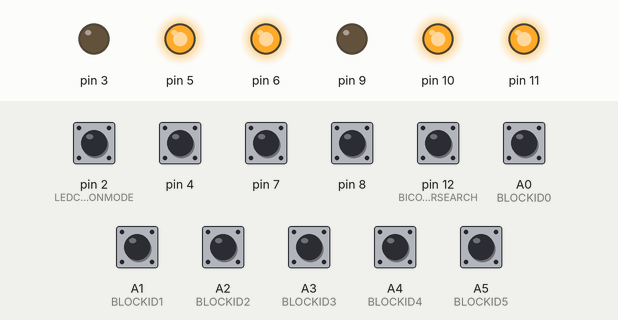
This sketch was run on a simulated Arduino Uno, built with avr-gcc and run on an emulated ATmega328P. Parts: output pins drawn as LEDs (lit = HIGH). The test bench sets the inputs (shaded band); at power-on: A0 (BLOCKID0), A1 (BLOCKID1), A2 (BLOCKID2), A3 (BLOCKID3), A4 (BLOCKID4), A5 (BLOCKID5), pin 2 (LEDCOMMONMODE), pin 4, pin 7, pin 8, pin 12 (BICOLORSEARCH) HIGH. What the sketch prints to the serial monitor is not drawn.

Above: at 1.2 s.
1.3 s: pin 4 pulled LOW for 0.15 s
At 1.43 s:
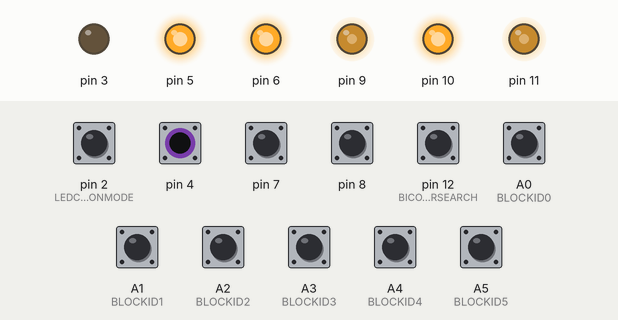
3.0 s: pin 7 pulled LOW for 0.15 s
At 3.13 s:
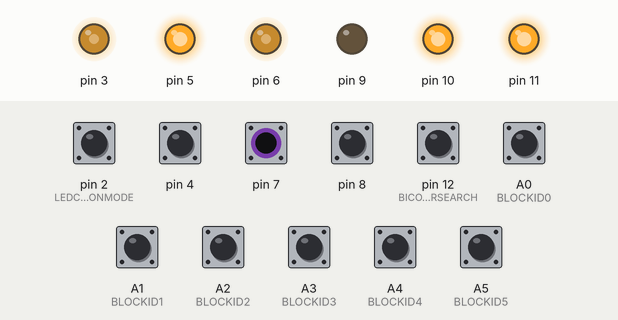
4.7 s: pin 8 pulled LOW for 0.15 s
At 4.82 s:
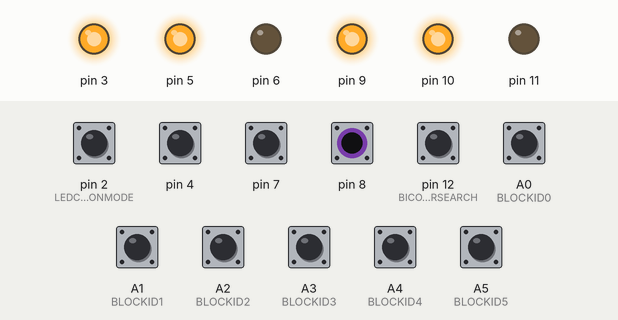
6.4 s: pin 4 pulled LOW for 1 s
At 7.9 s:
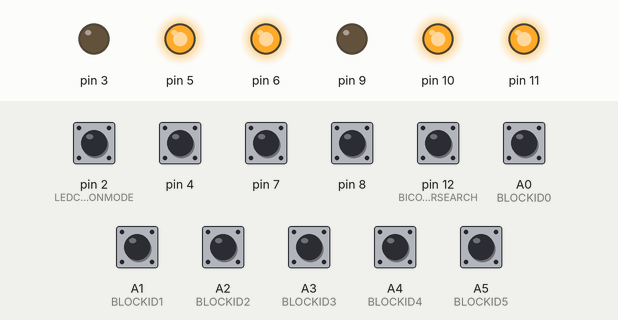
8.9 s: pin 4 pulled LOW for 3.2 s
At 10.2 s:
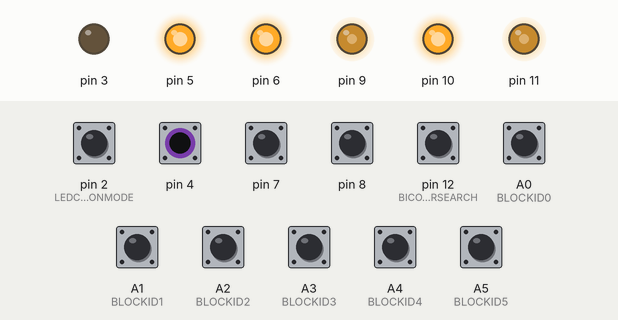
13.6 s: pin 7 pulled LOW for 3.2 s
At 15.1 s:
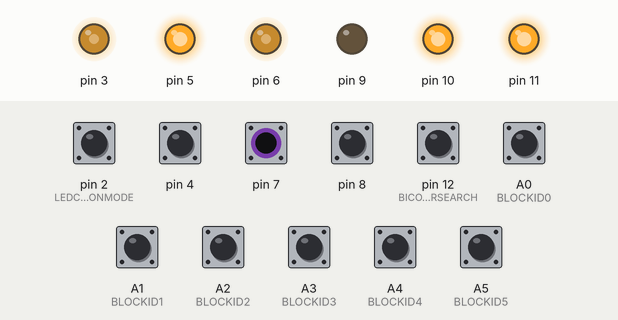
Timing chart, 0 to 18.3 s (numbered marks = the images above; inputs shaded):
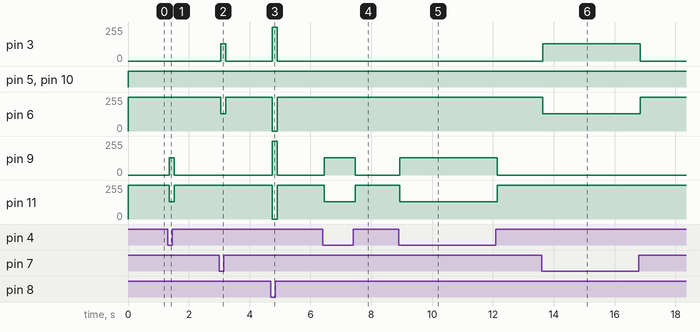

Measured:
- after the input at 1.3 s, pin 9: 0/255 → 128/255 after 0.06 s, → 0/255 0.16 s later; pin 11: 255/255 → 129/255 after 0.06 s, → 255/255 0.16 s later
- after the input at 3.0 s, pin 3: 0/255 → 128/255 after 0.06 s, → 0/255 0.15 s later; pin 6: 255/255 → 129/255 after 0.06 s, → 255/255 0.15 s later
- after the input at 4.7 s, pin 3, pin 9: 0/255 → 255/255 after 0.05 s, → 0/255 0.16 s later; pin 6, pin 11: 255/255 → 0/255 after 0.05 s, → 255/255 0.16 s later
- after the input at 6.4 s, pin 9: 0/255 → 128/255 after 0.05 s, → 0/255 1.0 s later; pin 11: 255/255 → 129/255 after 0.05 s, → 255/255 1.0 s later
- after the input at 8.9 s, pin 9: 0/255 → 128/255 at once, → 0/255 3.2 s later; pin 11: 255/255 → 129/255 at once, → 255/255 3.2 s later
- after the input at 13.6 s, pin 3: 0/255 → 128/255 after 0.05 s, → 0/255 3.2 s later; pin 6: 255/255 → 129/255 after 0.05 s, → 255/255 3.2 s later

The sketch:

MetroMiniABSBiDir-noCANSlave.ino
```cpp
// (licence header left out)
static const char rcsid[] = "@(#) : $Id$";

/**
 * MetroMiniABS.ino -- An OpenLCB node that implements a single Automatic Block
 * Signal.  This node presumes the hardware detailed at
 * https://github.com/RobertPHeller/RPi-RRCircuits/tree/master/MetroMiniABS
 * This board uses an Adafruit Metro Mini, which is a Arduino Uno R3 clone on
 * a mini form factor: 1.7"x.7", with 28 pins as two rows of 14 .6" with a .1"
 * pitch (same footprint as a wide DIL-28).
 *
 * I/O pin usage:
 *
 * D0 (Rx)
 * D1 (Tx) ABS Slave Bus
 * D2 Common (low=Cathode, high=Anode) [DIP switch]
 * D3 (PWM) East Green
 * D4 Next West (Active Low)
 * D5 (PWM) East Yellow
 * D6 (PWM) East Red
 * D7 Next East (Active Low)
 * D8 Current Block (Active Low)
 * D9 (PWM) West Green
 * D10 (PWM) West Yellow
 * D11 (PWM) West Red
 * D12 BiColor Red/Green searchlight (low=descrete LEDS, high=BiColoer) [DIP switch]
 *
 * A0-A5 -- Dip Switch address bits [DIP switch]
 *
 * User onfiguration Options:
 *
 * Compile Time Constants:
 *
 * STOP_BRITE     -- Stop (red) brightness (0-255)
 * APPROACH_BRITE -- Approach (yellow) brightness (0-255)
 * CLEAR_BRITE    -- Clear (green) brightness (0-255)
 * YELLOW_HUE     -- Yellow Hue (ratio of red to green): 0-255
 *
 * Dip Switches:
 *
 * Blockid        -- Block Id (0-63)
 * Common_Anode   -- Common Anode
 * BiColor_Search -- use BiColor Searchlight (Red/Green)
 *
 */

#define STOP_BRITE 255     //  Stop (red) brightness (0-255)
#define APPROACH_BRITE 255 //  Approach (yellow) brightness (0-255)
#define CLEAR_BRITE 255    //  Clear (green) brightness (0-255)
#define YELLOW_HUE 128     //  Yellow Hue (ratio of red to green): 0-255

#include <Arduino.h>

#include <ctype.h>
#include <stdarg.h>
#include <stdio.h>
//#include <avr/pgmspace.h>

// The following lines are needed because the Arduino environment
// won't search a library directory unless the library is included
// from the top level file (this file)
//#include <EEPROM.h>
#include "GPIOState.h"
#include "Mast.h"
#include "ABSSlaveBus.h"

// init for serial communications if used
#define         BAUD_RATE       115200

// Define pins

// Dip Switch:

#define LEDCOMMONMODE  2
#define BICOLORSEARCH 12
#define BLOCKID0      A0
#define BLOCKID1      A1
#define BLOCKID2      A2
#define BLOCKID3      A3
#define BLOCKID4      A4
#define BLOCKID5      A5

uint8_t Blockid = 0;
uint8_t Common_Anode = 1;
uint8_t Bicolor_Search = 0;

// PWM Signal Leds
#define ESIGNALGREEN   3
#define ESIGNALYELLOW  5
#define ESIGNALRED     6
#define WSIGNALGREEN   9
#define WSIGNALYELLOW 10
#define WSIGNALRED    11

// Block Occupancy
#define BLOCKOCC       8 // Current block
#define NEXTEAST       7 // Next block east (via daisy chain)
#define NEXTWEST       4 // Next block west (via daisy chain)

// GPIO Pin Wrappers

// Block Occupancy
GPIOStateIn blockOcc(BLOCKOCC,LOW);
GPIOStateIn nextEast(NEXTEAST,LOW);
GPIOStateIn nextWest(NEXTWEST,LOW);

// Signal LEDS
GPIOStatePWMOut eastGreen(ESIGNALGREEN);
GPIOStatePWMOut eastYellow(ESIGNALYELLOW);
GPIOStatePWMOut eastRed(ESIGNALRED);
GPIOStatePWMOut westGreen(WSIGNALGREEN);
GPIOStatePWMOut westYellow(WSIGNALYELLOW);
GPIOStatePWMOut westRed(WSIGNALRED);

// Signal Masts
Mast mastE(&blockOcc,&nextEast,&eastRed,&eastYellow,&eastGreen,
           STOP_BRITE,APPROACH_BRITE,CLEAR_BRITE,
           YELLOW_HUE);
Mast mastW(&blockOcc,&nextWest,&westRed,&westYellow,&westGreen,
           STOP_BRITE,APPROACH_BRITE,CLEAR_BRITE,
           YELLOW_HUE);

// ABS Slave Bus
ABSSlaveBus slaveBus(&blockOcc,
                     &eastGreen,&eastYellow,&eastRed,
                     &westGreen,&westYellow,&westRed);

/**
 * Setup does initial configuration
 */
void setup()
{
    // Set up the serial port
    Serial.begin(BAUD_RATE);
    // Read the DIP Switches
    pinMode(LEDCOMMONMODE,INPUT_PULLUP);
    pinMode(BICOLORSEARCH,INPUT_PULLUP);
    pinMode(BLOCKID0,INPUT_PULLUP);
    pinMode(BLOCKID1,INPUT_PULLUP);
    pinMode(BLOCKID2,INPUT_PULLUP);
    pinMode(BLOCKID3,INPUT_PULLUP);
    pinMode(BLOCKID4,INPUT_PULLUP);
    pinMode(BLOCKID5,INPUT_PULLUP);
    Common_Anode = digitalRead(LEDCOMMONMODE);
    Bicolor_Search = digitalRead(BICOLORSEARCH);
    //Serial.print("*** setup(): Common_Anode = "); Serial.println((int)Common_Anode);
    //Serial.print("*** setup(): Bicolor_Search = "); Serial.println((int)Bicolor_Search);
    Blockid = digitalRead(BLOCKID0) +
          (digitalRead(BLOCKID1) << 1) +
          (digitalRead(BLOCKID2) << 2) +
          (digitalRead(BLOCKID3) << 3) +
          (digitalRead(BLOCKID4) << 4) +
          (digitalRead(BLOCKID5) << 5);
    // Initialize the masts
    mastE.init(Common_Anode,Bicolor_Search);
    mastW.init(Common_Anode,Bicolor_Search);
    Serial.print("MetroMiniABSBiDir-noCANSlave #");
    Serial.print(Blockid);
    Serial.println(" Starting");
    // Initialize the slave bus
    slaveBus.init(Blockid);

    // Set initial state.
    blockOcc.process();
    nextEast.process();
    nextWest.process();
    mastE.eval();
    mastW.eval();
}

/**
 * Loop runs the operation
 */
void loop()
{
    eastGreen.process();
    eastYellow.process();
    eastRed.process();
    westGreen.process();
    westYellow.process();
    westRed.process();
    blockOcc.process();
    nextEast.process();
    nextWest.process();
    mastE.eval();
    mastW.eval();

    slaveBus.process();
    delay(10); // give up time for the serial I/O code to get cycles
}
```

ABSSlaveBus.cpp
```cpp
// (licence header left out)
static const char rcsid[] = "@(#) : $Id$";

#include "ABSSlaveBus.h"

void ABSSlaveBus::process() {
    if (Serial.available() > 0) {
        //Serial.print("*** Serial.available() = "), Serial.println(Serial.available());
        // Message from the master format:
        // :Gnn; + CRLF
        // Where nn is an id (1 or 2 digit decimal)
        // 7 bytes at 115200 BAUD, assuming 10 bits (start, 8 data, 2 stop)
        // takes .6ms
        char byte = Serial.read();
        //Serial.print("*** byte = "); Serial.println(byte);
        if (byte != ':') return;
        if (Serial.available() > 0) {
            byte = Serial.read();
        } else {
            return;
        }
        //Serial.print("*** byte = "); Serial.println(byte);
        if (byte != 'G') return;
        if (Serial.available() < 1) return;
        int id = Serial.parseInt();
        while (Serial.available() > 0 && Serial.read() != '\n') ;
        if (id != myid) return;
        // At 115200 BAUD, assuming 10 bits (start, 8 data, 2 stop)
        // a 12 byte message takes 1.04ms
        // Response message format:
        //  :RnnoEaWa; + CRLF
        // Where: nn == My id (1 or 2 digit decimal)
        //        o  == O (block occupied) or C (block clear)
        //        a  == S (stop aspect), A (approach aspect), or C (clear aspect).
        //
        Serial.print(':');
        Serial.print('R');
        Serial.print(myid,DEC);
        if (block->state) Serial.print('O');
        else Serial.print('C');
        Serial.print('E');
        if (eastStop->state) Serial.print('S');
        else if (eastApproach->state) Serial.print('A');
        else Serial.print('C');
        Serial.print('W');
        if (westStop->state) Serial.print('S');
        else if (westApproach->state) Serial.print('A');
        else Serial.print('C');
        Serial.println(';');
    }
}
```

ABSSlaveBus.h
```cpp
// (licence header left out)
#ifndef __ABSSLAVEBUS_H
#define __ABSSLAVEBUS_H

#include "GPIOState.h"

class ABSSlaveBus {
private:
    uint8_t myid;
    GPIOStateIn *block;
    GPIOStatePWMOut *eastClear;
    GPIOStatePWMOut *eastApproach;
    GPIOStatePWMOut *eastStop;
    GPIOStatePWMOut *westClear;
    GPIOStatePWMOut *westApproach;
    GPIOStatePWMOut *westStop;
public:
    ABSSlaveBus(GPIOStateIn *b,
                GPIOStatePWMOut *eC, GPIOStatePWMOut *eA, GPIOStatePWMOut *eS,
                GPIOStatePWMOut *wC, GPIOStatePWMOut *wA, GPIOStatePWMOut *wS) {
        myid = 0;
        block = b;
        eastClear = eC;
        eastApproach = eA;
        eastStop = eS;
        westClear = wC;
        westApproach = wA;
        westStop = wS;
    }
    void init(uint8_t id) {myid = id;}
    void process();
};


#endif // __ABSSLAVEBUS_H
```

Mast.cpp
```cpp
// (licence header left out)
static const char rcsid[] = "@(#) : $Id$";

#include "Mast.h"

void Mast::eval() {
    //Serial.print("*** Mast::eval(): block->state is "); Serial.println(block->state);
    if (block->state) {
        stop->state = true;
        approach->state = false;
        clear->state = false;
    } else if (next->state) {
        stop->state = false;
        approach->state = true;
        clear->state = false;
    } else {
        stop->state = false;
        approach->state = false;
        clear->state = true;
    }
    //Serial.print("*** Mast::eval(): stop->state is "); Serial.println(stop->state);
    //Serial.print("*** Mast::eval(): approach->state is "); Serial.println(approach->state);
    //Serial.print("*** Mast::eval(): clear->state is "); Serial.println(clear->state);
    // Set LED brightnesses...
    if (stop->state) {
        if (commonAnode) {
            stop->setPWM(255-stopBrite);
            approach->setPWM(255);
            clear->setPWM(255);
        } else {
            stop->setPWM(stopBrite);
            approach->setPWM(0);
            clear->setPWM(0);
        }
    } else if (approach->state) {
        if (biColorSearch) {
            uint8_t green = approachBrite*(yellowHue/256.0);
            uint8_t red   = approachBrite*((255-yellowHue)/256.0);
            if (commonAnode) {
                stop->setPWM(255-red);
                clear->setPWM(255-green);
            } else {
                stop->setPWM(red);
                clear->setPWM(green);
            }
        } else {
            if (commonAnode) {
                stop->setPWM(255);
                approach->setPWM(255-approachBrite);
                clear->setPWM(255);
            } else {
                stop->setPWM(0);
                approach->setPWM(approachBrite);
                clear->setPWM(0);
            }
        }
    } else if (clear->state) {
        if (commonAnode) {
            stop->setPWM(255);
            approach->setPWM(255);
            clear->setPWM(255-clearBrite);
        } else {
            stop->setPWM(0);
            approach->setPWM(0);
            clear->setPWM(clearBrite);
        }
    }
}
```

Mast.h
```cpp
// (licence header left out)
#ifndef __MAST_H
#define __MAST_H

#include "GPIOState.h"

/**
 * Implements a signal mast logic tree.
 *
 */

class Mast {
private:
    GPIOStateIn *block; // Current block
    GPIOStateIn *next;  // Next block
    GPIOStatePWMOut *stop;  // Stop aspect
    GPIOStatePWMOut *approach; // Approach aspect
    GPIOStatePWMOut *clear; // Clear aspect
    bool commonAnode,biColorSearch;
    uint8_t stopBrite, approachBrite, clearBrite, yellowHue;
public:
    Mast(GPIOStateIn *b, GPIOStateIn *n,
         GPIOStatePWMOut *s, GPIOStatePWMOut *a, GPIOStatePWMOut *c,
         uint8_t sB, uint8_t aB, uint8_t cB, uint8_t yH) {
        block = b;
        next  = n;
        stop  = s;
        approach = a;
        clear = c;
        stopBrite = sB;
        approachBrite = aB;
        clearBrite = cB;
        yellowHue = yH;
        commonAnode = 1;
        biColorSearch = 0;
    }
    void init(uint8_t cA, uint8_t bCS) {
        commonAnode = cA;
        biColorSearch = bCS;
    }
    void eval();
};


#endif // __MAST_H
```

GPIOState.cpp
```cpp
// (licence header left out)
static const char rcsid[] = "@(#) : $Id$";

#include "GPIOState.h"


GPIOState::GPIOState(const uint8_t p,uint8_t s) : sense(s), pin(p) {      // define Button with pin and sense,
//                                        // Arduino pin the button/LED is attached
//                                        // sense: HIGH=active high, LOW=active low.
  init(s);
}

GPIOState::GPIOState(uint8_t p) : pin(p) {            // default to sense=HIGH
  init(HIGH);
}

GPIOState::GPIOState() {
}

void GPIOState::setPinSense(uint8_t p, uint8_t s) {
    pin = p;
    init(s);
}

void GPIOState::init(uint8_t s)
{
    sense = s;
    pinMode(pin,INPUT_PULLUP);
    lastState=false;
    duration=lastDuration=0;
    state=false;
}

//     state: F T T F
// lastState: F T T F
//   returns: F T F F

void GPIOStateIn::process()
{
  long now = millis();
  int period = now & 0xFFE0;                    // each period is 32 ms
  if(period != lastButtonPeriod) {              // If we are in a new period
    lastButtonPeriod = period;                  // .. remember it
    newState = (sense == digitalRead(pin));     // .. and read it, is the button up or down
      //Serial.print("*** GPIOStateIn::process(): newState = ");
      //Serial.println(newState);
    if(newState != lastState) {                 // ..if button changed then..
      lastState = newState;                     // ....remember the button state
    } else {                                    // ..else its position is stable and so debounced
      if(state != newState) {                   // ....But is it a new state?..
        state = newState;                       // .....yes, so update
          //Serial.print("*** GPIOStateIn::process(): state = ");
          //Serial.println(state);
        lastDuration = duration + 32;           //       and remember the duration of the last state
        timeOfLastChange = now;                 //       so we can calc duration
        duration = 0;                           //       start timing new state
      } else {                                  // .....no, the same state is continuing, so
        duration = millis() - timeOfLastChange; // ......calculate its duration
      }
    }
  }
  return;
}

void GPIOStatePWMOut::process() {
    //Serial.print("*** GPIOStatePWMOut::process(): pin = ");
    //Serial.println(pin);
    //Serial.print("*** GPIOStatePWMOut::process(): brightness = ");
    //Serial.println(brightness);
    analogWrite(pin, brightness);
    return;
}
```

GPIOState.h
```cpp
// (licence header left out)
#ifndef __GPIOSTATE_H
#define __GPIOSTATE_H

#include <Arduino.h>

class GPIOState {
protected:
    long timeOfLastChange;    // time at whihc the button last changed
    int lastButtonPeriod;     // last period processed for button
    bool lastState;           // state of button in last scan
    bool newState;            // state of button this scan
    virtual void init(uint8_t s); // init
public:
    uint16_t sense;            // active sense of button/LED
    long duration;
    long lastDuration;        // how long it was in the previous state, in msec
    uint8_t pin;              // connected pin number
    bool state;               // current button state

    GPIOState(uint8_t pin, uint8_t sense);   // associate pin and sense for active state
    GPIOState(uint8_t pin);                 // associate pin, default sense=HIGH
    GPIOState();
    void setPinSense(uint8_t p, uint8_t s);
    virtual void process() = 0;
};

class GPIOStateIn : public GPIOState {
public:
    GPIOStateIn(uint8_t pin, uint8_t s) : GPIOState(pin,s) {}
    GPIOStateIn(uint8_t pin) : GPIOState(pin) {}
    virtual void process();
protected:
};

class GPIOStatePWMOut : public GPIOState {
private:
    uint8_t brightness;
public:
    GPIOStatePWMOut(uint8_t pin) : GPIOState(pin) {brightness = 0;}
    virtual void process();
    void setPWM(uint8_t b) {brightness = b;}
    uint8_t getPWM() const {return brightness;}
protected:
    virtual void init(uint8_t s) {}
};


#endif // __GPIOSTATE_H
```
